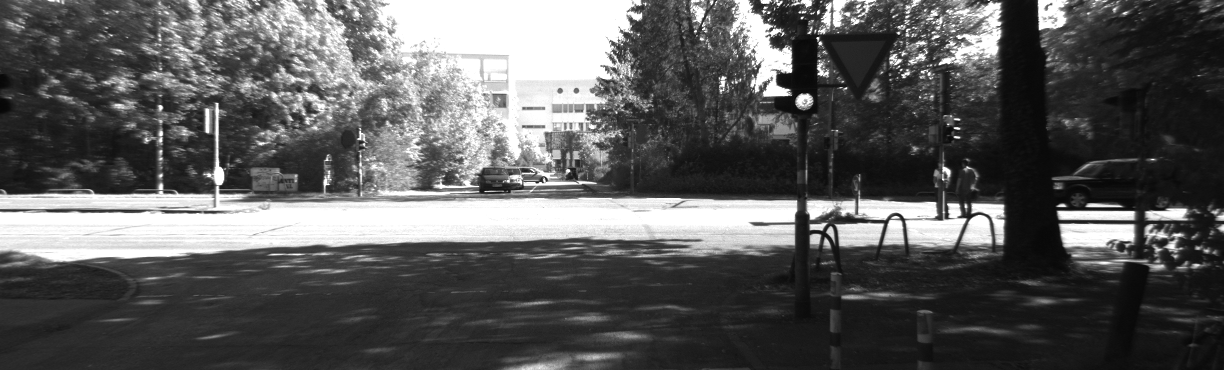
#> input picture data/0000000000.png, 1224 x 370 px; its folder holds 4 pictures in this run
$ python test.py
#> lines starting #> are read from the running program, lines starting #| are printed output that depends on the picture
### monovideoodometery.py
import numpy as np
import cv2
import os

class MonoVideoOdometery:
    def __init__(self, img_file_path, focal_length=718.8560, pp=(607.1928, 185.2157),
                 lk_params=dict(winSize=(21, 21), criteria=(cv2.TERM_CRITERIA_EPS | cv2.TERM_CRITERIA_COUNT, 30, 0.01)),
                 detector=cv2.FastFeatureDetector_create(threshold=25, nonmaxSuppression=True)):
        """
        Initialize the MonoVideoOdometery class.

        Args:
            img_file_path (str): Path to the directory containing image files.
            focal_length (float): Focal length of the camera.
            pp (tuple): Principal point (cx, cy) of the camera.
            lk_params (dict): Parameters for Lucas-Kanade optical flow.
            detector (cv2.Feature2D): OpenCV feature detector object.
        """
        self.file_path = img_file_path
        self.detector = detector
        self.lk_params = lk_params
        self.focal = focal_length
        self.pp = pp
        self.R = np.eye(3)  # Start with identity matrix for rotation
        self.t = np.zeros((3, 1))  # Start with zero translation
        self.id = 0
        self.n_features = 0

        # Validate the image directory
        if not os.path.isdir(img_file_path):
            raise ValueError(f"The image path '{img_file_path}' does not exist.")

        # Collect and sort image files
        self.image_files = sorted([f for f in os.listdir(img_file_path) if f.endswith('.png')],
                                   key=lambda x: int(x.split('.')[0].replace("-", "")))
        if len(self.image_files) < 2:
            raise ValueError("The image directory must contain at least two images.")

        # Initialize the first frame
        self.process_frame()

    def has_next_frame(self):
        """
        Check if there are more frames to process.

        Returns:
            bool: True if more frames are available, False otherwise.
        """
        return self.id < len(self.image_files) - 1

    def detect(self, img):
        """
        Detect features in the input image.

        Args:
            img (np.ndarray): Grayscale image.

        Returns:
            np.ndarray: Array of detected feature points.
        """
        keypoints = self.detector.detect(img)
        return np.array([kp.pt for kp in keypoints], dtype=np.float32).reshape(-1, 1, 2)

    def visual_odometry(self):
        """
        Perform visual odometry by estimating motion between two frames.
        """
        # Detect new features if needed
        if self.n_features < 2000:
            self.p0 = self.detect(self.old_frame)

        # Calculate optical flow
        self.p1, st, err = cv2.calcOpticalFlowPyrLK(self.old_frame, self.current_frame, self.p0, None, **self.lk_params)
        self.good_old = self.p0[st == 1]
        self.good_new = self.p1[st == 1]

        # Compute the Essential Matrix and recover pose
        E, _ = cv2.findEssentialMat(self.good_new, self.good_old, self.focal, self.pp, cv2.RANSAC, 0.999, 1.0)
        _, R, t, _ = cv2.recoverPose(E, self.good_old, self.good_new, focal=self.focal, pp=self.pp)

        # Update translation and rotation with a fixed scale
        scale = 1.0  # Fixed scale factor
        self.t += scale * self.R.dot(t)
        self.R = R.dot(self.R)

        # Update the number of features
        self.n_features = self.good_new.shape[0]

    def process_frame(self):
        """
        Load and process the next frame in the sequence.
        """
        if self.id == 0:
            # Load the first two frames
            self.old_frame = cv2.imread(os.path.join(self.file_path, self.image_files[self.id]), cv2.IMREAD_GRAYSCALE)
#> self.old_frame is the input picture: shape (370, 1224); min 4, max 255, mean 90.8
            self.current_frame = cv2.imread(os.path.join(self.file_path, self.image_files[self.id + 1]), cv2.IMREAD_GRAYSCALE)
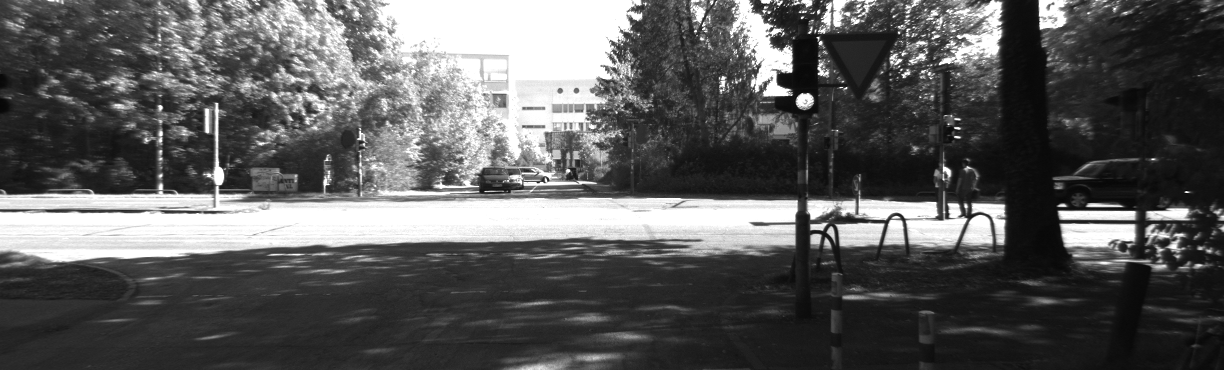
#> input picture data/0000000001.png, 1224 x 370 px
#> self.current_frame is the input picture: shape (370, 1224); min 0, max 255, mean 90.9
            self.visual_odometry()
#> in detect, `keypoints = self.detector.detect(img)`: keypoints = 5466 keypoints; strongest (x, y, size): (817, 38, 7), (799, 12, 7), (801, 18, 7), (898, 32, 7)
#> in visual_odometry, `self.p1, st, err = cv2.calcOpticalFlowPyrLK(self.old_frame, self.curre..`: st = 5466 values from 1 to 1; err = 5466 values, max 30.63 at index 43, min 0.343 at index 1136, mean 3.67
#> in visual_odometry, `self.good_old = self.p0[st == 1]`: self.good_old = 5466 pairs, first value 5 to 1220, second value 3 to 366
#> in visual_odometry, `self.good_new = self.p1[st == 1]`: self.good_new = 5466 pairs, first value 4.74 to 1222.7, second value 1.63 to 366.7
#> in visual_odometry, `E, _ = cv2.findEssentialMat(self.good_new, self.good_old, self.focal, ..`: E = [[-0.000223, -0.624, -0.00733], [0.624, -0.000196, 0.332], [0.00726, -0.332, 2.11e-05]]
#> in visual_odometry, `_, R, t, _ = cv2.recoverPose(E, self.good_old, self.good_new, focal=se..`: R = [[1, -0.000356, 0.000439], [0.000356, 1, -6.72e-05], [-0.000439, 6.73e-05, 1]]; t = [0.469, 0.0104, -0.883]
#> in visual_odometry, `self.R = R.dot(self.R)`: self.R has the same summary as R
            self.id += 1
        else:
            # Shift frames and load the next
            self.old_frame = self.current_frame
            self.current_frame = cv2.imread(os.path.join(self.file_path, self.image_files[self.id]), cv2.IMREAD_GRAYSCALE)
            self.visual_odometry()
            self.id += 1

    def get_coordinates(self):
        """
        Get the current estimated coordinates.

        Returns:
            np.ndarray: Translation vector [x, y, z].
        """
        return self.t.flatten()

### test.py
import numpy as np
import cv2
import argparse
from monovideoodometery import MonoVideoOdometery

def main():
    parser = argparse.ArgumentParser(description='Visual odometry on image sequence.')
    parser.add_argument('--img_path', type=str, default='./data', help='Path to the image directory')
    args = parser.parse_args()

    img_path = args.img_path
    focal = 718.8560
    pp = (607.1928, 185.2157)
    lk_params = dict(winSize=(21, 21), criteria=(cv2.TERM_CRITERIA_EPS | cv2.TERM_CRITERIA_COUNT, 30, 0.01))

    vo = MonoVideoOdometery(img_path, focal, pp, lk_params)
    traj = np.zeros((600, 800, 3), dtype=np.uint8)

    while vo.has_next_frame():
        vo.process_frame()
        coords = vo.get_coordinates()
#> coords = [1.05, -0.567, -0.306]
        x, z = int(coords[0]) + 400, int(coords[2]) + 100
#> x = 401; z = 100

        traj = cv2.circle(traj, (x, z), 1, (0, 255, 0), 2)
        cv2.putText(traj, "Estimated Trajectory", (20, 580), cv2.FONT_HERSHEY_SIMPLEX, 0.5, (255, 255, 255), 1)
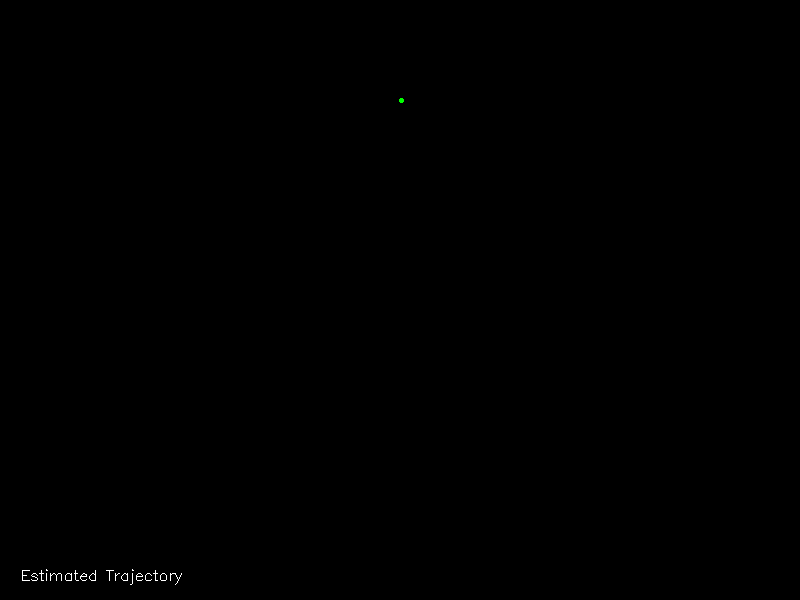
#> traj: shape (600, 800, 3); mean of channels 0, 1, 2 0.2, 0.2, 0.2; drawn as B, G, R

        cv2.imshow('Trajectory', traj)
        cv2.imshow('Frame', vo.current_frame)
        if cv2.waitKey(1) == 27:  # Press ESC to exit
#> (key Esc is pressed here)
            break

    cv2.imwrite("./trajectory.png", traj)
    cv2.destroyAllWindows()

if __name__ == "__main__":
    main()
